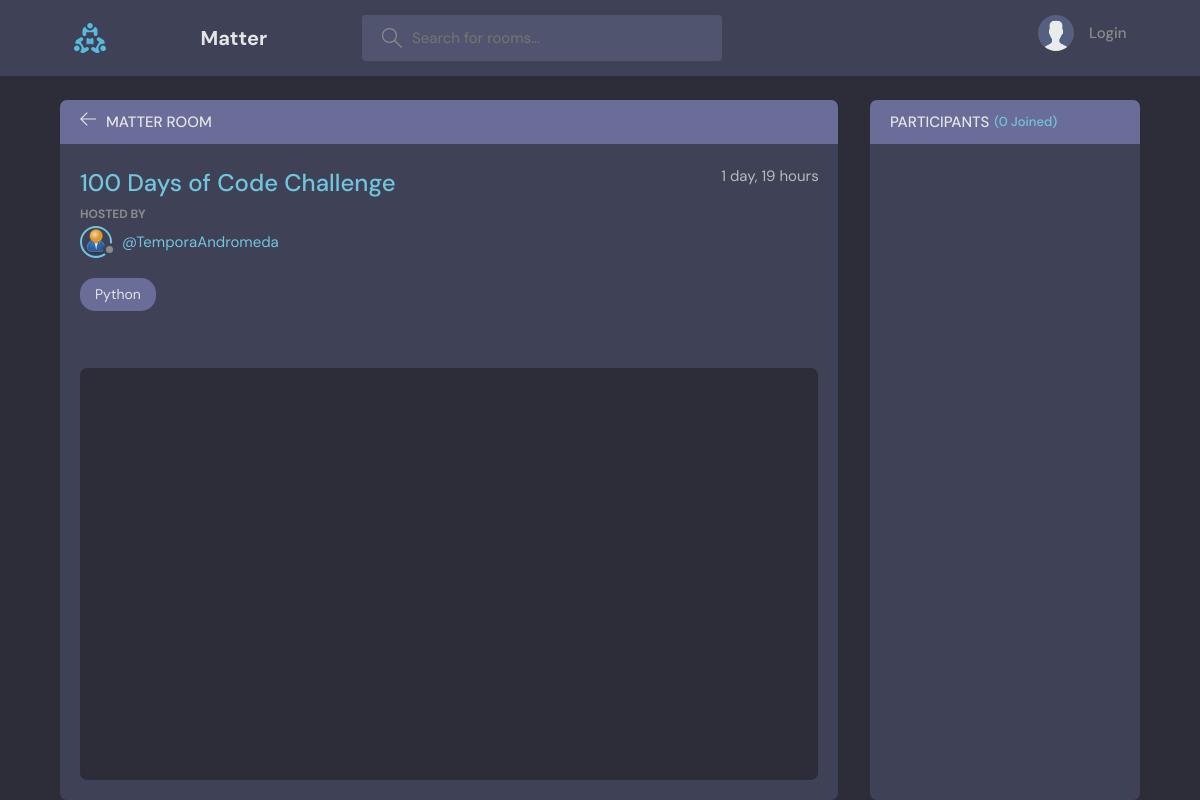
Page /room/rooms/fa78615d-d54b-42f8-accd-e544ffa6adb6/ on the committed database.
### rooms/models.py (models this page shows, shortened)
class Room(models.Model):
    host = models.ForeignKey(Profile, null=True, blank= True, on_delete=models.SET_NULL)
    topic = models.ForeignKey(Topic, on_delete=models.SET_NULL, null=True)
    name = models.CharField(max_length = 200)
    description = models.TextField(null=True, blank=True)
    participants = models.ManyToManyField(Profile, related_name='participants', blank=True)
    updated = models.DateTimeField(auto_now=True)
    created = models.DateTimeField(auto_now_add=True)
    id = models.UUIDField(default=uuid.uuid4, unique = True, primary_key=True, editable= False)
    class Meta:
        ordering =['-updated', '-created']

class Topic(models.Model):
    name = models.CharField(max_length=200)
    def __str__(self):
        return self.name

### users/models.py (models this page shows, shortened)
class Profile(models.Model):
    user = models.OneToOneField(User, on_delete = models.CASCADE, null=True, blank= True)
    name = models.CharField(max_length=200, blank=True, null=True)
    username = models.CharField(max_length=200, blank=True, null=True)
    email= models.EmailField(max_length=500, blank=True, null=True)
    location = models.CharField(max_length=200, blank=True, null=True)
    bio = models.TextField(null=True, blank=True)
    short_intro = models.TextField(blank=True, null=True)
    social_twitter = models.CharField(max_length=200, blank=True, null=True)
    social_linkedin = models.CharField(max_length=200, blank=True, null=True)
    social_youtube = models.CharField(max_length=200, blank=True, null=True)
    social_website = models.CharField(max_length=200, blank=True, null=True)
    social_instagram = models.CharField(max_length=200, blank=True, null=True)
    social_github = models.CharField(max_length=200, blank=True, null=True)
    profile_image = models.ImageField(null=True, blank=True, upload_to='profiles/', default = 'profiles/user-default.png')
    id = models.UUIDField(default=uuid.uuid4, unique = True, primary_key=True, editable= False)
    created_at = models.DateTimeField(auto_now_add=True)
    @property
    def imageURL(self):
        try:
            url = self.profile_image.url
        except:
            url = ''
        return url

### rooms/views.py (the view, shortened to what this page needs)
# urls.py: path('rooms/<str:pk>/', views.rooms, name="rooms"),
def rooms(request,pk):
    room = Room.objects.get(id=pk)
    replies = room.replies_set.all().order_by('-created')
    participants = room.participants.all()
    context ={'room': room, 'messages': replies, 'participants': participants}
    return render(request, 'rooms/rooms.html', context)

### rooms/templates/rooms/rooms.html (shortened to what this page needs)
{% extends 'main2.html' %}
{% block content %}
    <main class="profile-page layout layout--2">
      <div class="container">
        <div class="room">
          <div class="room__top">
            <div class="room__topLeft">
              <a href="{{request.META.HTTP_REFERER}}">
                <svg version="1.1" xmlns="http://www.w3.org/2000/svg" width="32" height="32" viewBox="0 0 32 32">
                  <title>arrow-left</title>
                  <path
                    d="M13.723 2.286l-13.723 13.714 13.719 13.714 1.616-1.611-10.96-10.96h27.625v-2.286h-27.625l10.965-10.965-1.616-1.607z"
                  ></path>
                </svg>
              </a>
              <h3>Matter Room</h3>
            </div>
          </div>
          <div class="room__box scroll">
            <div class="room__header scroll">
              <div class="room__info">
                <h3>{{room.name}}</h3>
                <span>{{room.created|timesince}}</span>
              </div>
              <div class="room__hosted">
                <p>Hosted By</p>
                <a href="{% url 'room-profile' room.host.id %}" class="room__author">
                  <div class="avatar avatar--small">
                    <img src="{{room.host.imageURL}}" />
                  </div>
                  <span>@{{room.host.username}}</span>
                </a>
              </div>
              <span class="room__topics">{{room.topic}}</span>
            </div>
            <div class="room__conversation">
              <div class="threads scroll">
              </div>
            </div>
          </div>
        </div>
        <div class="participants">
          <h3 class="participants__top">Participants <span>({{participants.count}} Joined)</span></h3>
          <div class="participants__list scroll">
          </div>
        </div>
      </div>
    </main>
{% endblock %}

### static/styles/style.css (style rules this page uses)
:root { --color-main: #71c6dd; --color-main-light: #e1f6fb; --color-dark: #3f4156; --color-dark-medium: #51546e; --color-dark-light: #696d97; --color-light: #e5e5e5; --color-gray: #8b8b8b; --color-light-gray: #b2bdbd; --color-bg: #2d2d39; --color-success: #5dd693; --color-error: #fc4b0b; }
* { font-family: "DM Sans", -apple-system, BlinkMacSystemFont, "Segoe UI", Roboto, Oxygen, Ubuntu, Cantarell, "Open Sans", "Helvetica Neue", sans-serif; margin: 0; padding: 0; box-sizing: border-box; text-rendering: optimizeLegibility; font-size: inherit; }
html { font-size: 56.25%; }
@media only screen and (min-width: 1200px) { html { font-size: 62.5%; } }
body { line-height: 1.6; font-weight: 400; font-size: 1.5rem; color: var(--color-light-gray); background-color: var(--color-bg); min-height: 100vh; }
img { width: 100%; }
a { display: inline-block; color: var(--color-main); text-decoration: none; }
.container { max-width: 120rem; width: 90%; margin: auto; }
.avatar { position: relative; display: inline-block; border-radius: 50%; border: 2px solid var(--color-main); }
.avatar img { display: block; border-radius: 50%; object-fit: cover; object-position: center; }
.avatar::after { content: ""; display: block; position: absolute; background-color: var(--color-gray); z-index: 111; border-radius: 50%; border: 0.3rem solid var(--color-dark); }
.avatar.avatar--small img { width: 2.8rem; height: 2.8rem; }
.avatar.avatar--small:after { width: 0.7rem; height: 0.7rem; bottom: 0px; right: -6px; }
.layout { margin-top: 2.4rem; }
.layout > .container { display: flex; justify-content: space-between; align-items: flex-start; }
.layout--2 > .container > div:first-child { flex-basis: 72%; }
.layout--2 > .container > div:last-child { flex-basis: 25%; }
.room, .participants { background: var(--color-dark); max-height: 87.5vh; border-radius: 0.7rem; overflow: hidden; position: relative; }
.room__top, .participants__top { background: var(--color-dark-light); display: flex; justify-content: space-between; align-items: center; padding: 1rem 2rem; position: relative; }
.room__top svg, .thread__top svg { width: 1.6rem; height: 1.6rem; fill: var(--color-light); cursor: pointer; }
.room__topLeft { display: flex; align-items: flex-end; gap: 1rem; }
.room__topLeft h3, .participants__top { text-transform: uppercase; font-weight: 500; color: var(--color-light); }
.room__topLeft svg { width: 1.6rem; height: 1.6rem; fill: var(--color-light); }
.room__header { max-height: 30vh; overflow-y: auto; position: absolute; width: 95%; background: var(--color-dark); z-index: 999; top: 4.4rem; padding-top: 2rem; padding-bottom: 1rem; }
.room__box { padding-left: 2rem; padding-right: 2rem; height: 80.5vh; padding-bottom: 0; }
.room__info { display: flex; justify-content: space-between; }
.room__info h3 { font-size: 2.4rem; font-weight: 500; color: var(--color-main); }
.room__hosted p { text-transform: uppercase; color: var(--color-gray); font-size: 1.2rem; font-weight: 700; line-height: 2; }
.room__author { display: flex; gap: 1rem; align-items: center; margin-bottom: 1rem; transition: all 0.3s ease-in-out; }
.room__topics { padding: 0.5rem 1.5rem; background: var(--color-dark-light); color: var(--color-light); display: inline-block; font-size: 1.4rem; border-radius: 1.5rem; margin: 1rem 0; }
.room__conversation { margin-top: 1rem; margin-bottom: 4rem; height: 64%; }
.threads { background: var(--color-bg); border-radius: 0.7rem; overflow-y: auto; height: 100%; margin-top: 28vh; padding: 0 2rem 4rem 2rem; }
.participants__top span { color: var(--color-main); font-size: 1.3rem; text-transform: none; }
.participants__top { justify-content: flex-start; gap: 0.5rem; }
.participants__list { padding: 2rem; height: 82.5vh; overflow-y: scroll; padding-bottom: 0; }

### rows in the picture
Room: name "100 Days of Code Challenge", created "1 day, 19 hours", host.imageURL (placeholder picture), host.username "TemporaAndromeda", topic "Python"

### other values in the picture
{{ participants.count }} "0"
